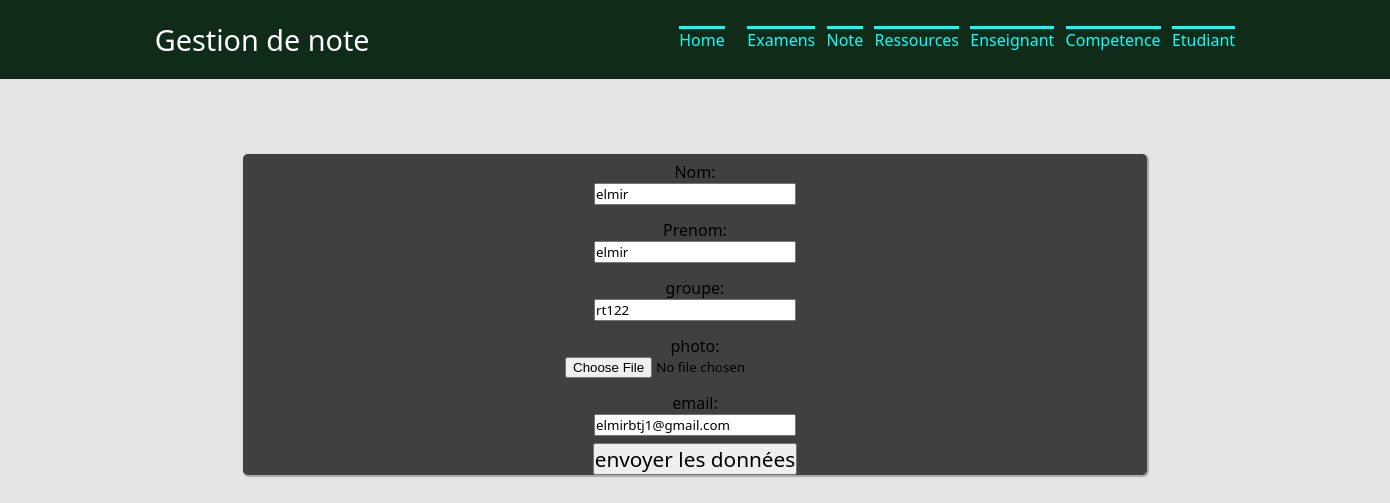
The page /gestion/update/1 on the database as committed earlier.
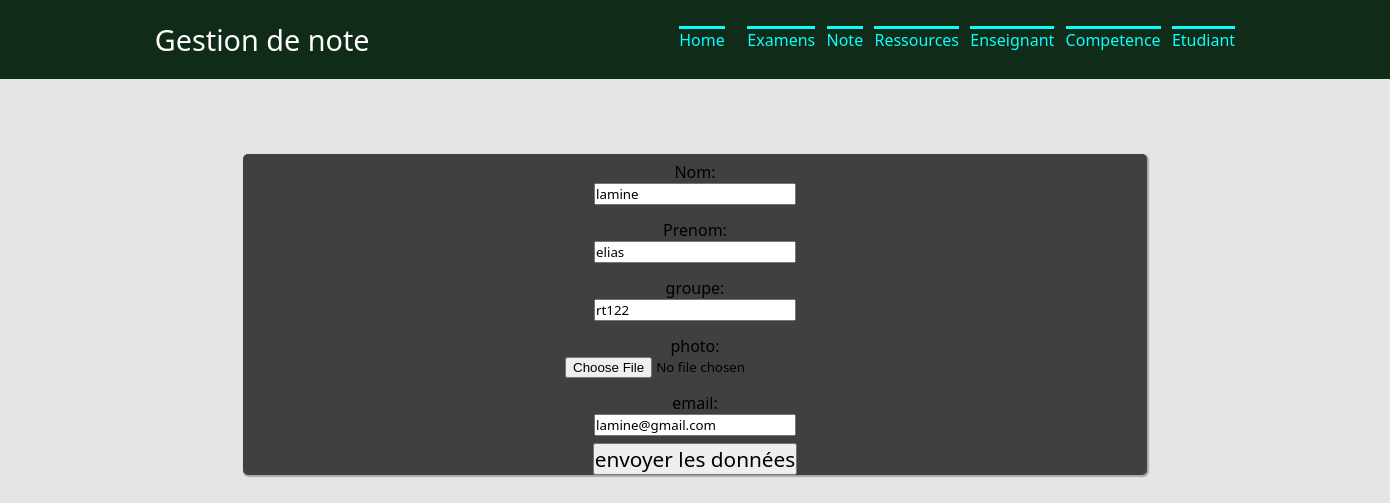
The same page on the database as committed later.
### gestion/models.py (models this page shows, shortened)
class Etudiant(models.Model):
    nom = models.CharField(max_length = 100)
    prenom =models.CharField(max_length = 100,null = True)
    groupe =models.CharField(max_length = 100,null = True)
    photo =models.ImageField(upload_to="images",blank=True, null = True)
    email=models.EmailField(default=None,max_length = 100)
    def dico(self):
        return {"nom": self.nom,"prenom": self.prenom,"groupe": self.groupe,"photo": self.photo,"email": self.email,}

### gestion/views.py (the view)
# urls.py: path("update/<int:id>",views.update),
def update(request, id):
    etudiant = models.Etudiant.objects.get(pk=id)
    eform = EtudiantForm(etudiant.dico())
    return render(request, "gestion/update.html", {"eform": eform,"id":id})

### gestion/forms.py
class EtudiantForm(ModelForm):
    class Meta:
        model = models.Etudiant
        fields = ('nom','prenom','groupe','groupe','photo','email')
        labels = {
            'nom' : _('Nom') ,
            'prenom ': _('prenom '),
            'groupe': _('groupe'),
            'photo': _('photo'),
            'email': _('email'),
        }

### gestion/templates/gestion/update.html (shortened to what this page needs)
     {% extends "gestion/main.html" %}
{%block content %}
    <form method="post" action="/gestion/traitementupdate/{{id}}/">
    {{ eform.as_p }}
        <input type="submit" value="envoyer les données">
    </form>
{% endblock %}

Rows that differ between the two databases and show on the page:
changed Etudiant "rt122": nom "elmir" → "lamine"; prenom "elmir" → "elias"; email "elmirbtj1@gmail.com" → "lamine@gmail.com"
